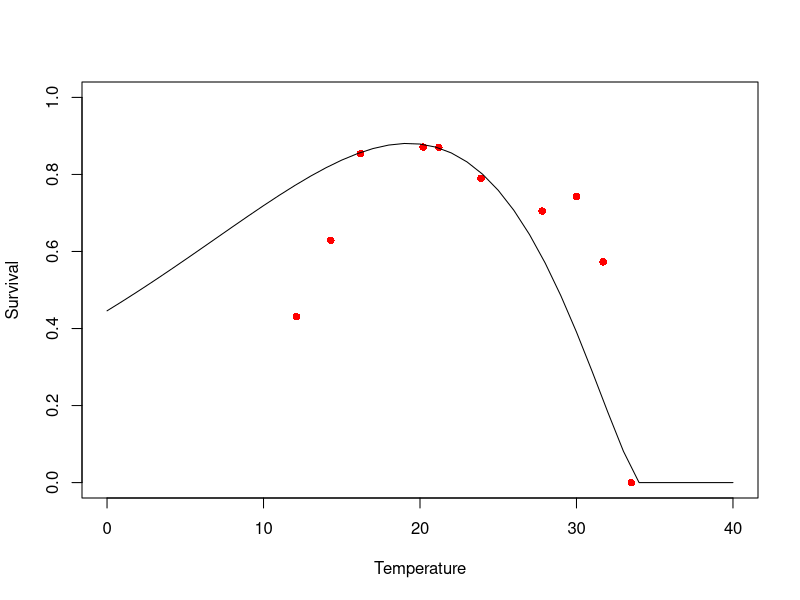

Write the R code that produced this figure.
#############################################################
## Code to fit curve to Baetidae spp mortality rates to data
#############################################################

library(readxl)
library(minpack.lm)
library(tidyverse)
library(car)
library(boot)
BAETVitalRates <- read_excel("VitalRates.xlsx", sheet = "Baetid Mortality Rates")
BAETVitalRates <- as.data.frame(BAETVitalRates)

flow.surv.fit <- function(magnitude, mortality, Qmin){
  x <- magnitude # rename x and y
  y <- 1 - mortality # convert to survival
  df <- as.data.frame(cbind(x,y))
  df <- rbind(df, c(Qmin, 1.11))  # make sure we specify that we have 100% survival at Qmin (0.25)
  nls.fit <- nlsLM(formula = (y ~ k* exp(-h*x)), data = df, start = c(k = 1, h = 1)) # fit to negative exponential function
  return(nls.fit)
}

flow.surv.rate <- function(h, k, max, min, interval, Qmin) {
  Q <- seq(min, max, by = interval)
  surv <- k*(exp(-h*Q))
  surv.df <- as.data.frame(cbind(Q, surv))
  surv.df$surv[which(surv.df$Q <= Qmin)] <- 1
  return(surv.df)
}

surv.fit.BAET <- flow.surv.fit(BAETVitalRates$`Max Event Discharge/Bankfull Discharge`, BAETVitalRates$Mortality, 0.25)
surv.df.BAET <- flow.surv.rate(surv.fit.BAET$m$getPars()[2] , surv.fit.BAET$m$getPars()[1], 4, 0.001, 0.001, 0.25)

# Calculate Development Time Based on Literature
BAETDevRates <- read_excel("VitalRates.xlsx", sheet = "Baetid Development")
BAETDevRates <- as.data.frame(BAETDevRates)
polyfit <- nlsLM(DevelopmentTime ~ a*Temperature^4 + b* Temperature ^3 + c*Temperature ^2 +d*Temperature  + e, data = BAETDevRates, start = c(a = 1, b =1, c = 1, d = 1, e = 1))

devtime <- function(x){
  a <- 2.525e-03*x^4 -2.508e-01*x^3+  9.379e+00*x^2 -1.580e+02*x +  1.040e+03 
  return(a)
}

MaturationRate <- function(x){
  a <- 1/x
  return(a)
}

# Calculate Temperature Dependent Survival
BAETSurvRate <- read_excel("VitalRates.xlsx", sheet = "Baetid Survival Rates")
BAETSurvRate <- as.data.frame(BAETSurvRate)
#fit <- nlsLM(logit(Survival) ~ a*Temperature^4 + b*Temperature^3 + c*Temperature^2 + d*Temperature + e, data = BAETSurvRate, start = c(a = 1, b = 1, c = 1, d = 1, e = 1))
#inv.logit(predict(fit))
#-0.02837*x^2 + 1.21299*x  -10.92723
# TempSurv <- function(n){
#   a <-  -0.05795*n^2 + 2.40764*n -21.94990
#   return(inv.logit(a))
# }
# 
# TempSurv <- function(n){
#   a <- -8.939e-05*n^4+  5.500e-03*n^3 -1.199e-01*n^2+  1.249e+00*n -5.109e+00
#   return(inv.logit(a))
# }
# # 
min.RSS <- function(par){
  mod <- dnbinom(as.integer(-BAETSurvRate$Temperature + 34), size = par[2], prob = par[1])
  a <- sum(BAETSurvRate$Survival - (mod*(max(BAETSurvRate$Survival)/max(mod))))^2
}
params <- optim(par = c(0.2, 4), fn = min.RSS, method = "BFGS")

TempSurv <- function(n){
  if (n <= 0){
    a <- 0
  }else {
  a <-  dnbinom(as.integer(-n + 34), size = params$par[2] , prob = params$par[1])*(max(BAETSurvRate$Survival)/max(dnbinom(as.integer(-BAETSurvRate$Temperature + 34), size =params$par[2], prob = params$par[1])))
  }
   return((a))
}


# ggplot(surv.df.BAET, aes(x = Q, y = surv))+
#   geom_line()+
#   geom_point(data = BAETVitalRates, aes(x = `Max Event Discharge/Bankfull Discharge` , y = 1-(Mortality), color = Citation))+
#   #coord_cartesian(ylim = c(0,1)) +
#   ylab('Immediate Post-Disturbance Survival') +
#   theme_bw()+
#   xlab('`Max Event Discharge/Bankfull Discharge`')
# 
# 
tem <- seq(0, 40, by = 1)
plot(BAETSurvRate$Temperature, BAETSurvRate$Survival, col = "red", pch = 16, xlab = "Temperature", ylab = "Survival", xlim = c(0,40), ylim = c(0, 1))
#plot(tem, TempSurv(tem))
lines(tem,  dnbinom(as.integer(-tem + 33), size = params$par[2] , prob = params$par[1])*(max(BAETSurvRate$Survival)/max(dnbinom(as.integer(-BAETSurvRate$Temperature + 33), size =params$par[2], prob = params$par[1]))))
# plot(temp, s, xlab = "Temperature C", ylab = "Survival", col = "red", pch = 16, cex = 1.5, xlim = c(0,40), ylim = c(0,1))
# points(temp, predict(fit.betalogit), col = "blue", pch = 1)
# points(temp, inv.logit(predict(fit4)), col = "hotpink", pch = 2)
# points(temp, inv.logit(predict(fit2)), col = "green", pch = 5)     
# legend(-0.5, 1, legend=c("Data", "Beta Regression 2D Poly", "Logit 4D Poly", "Logit 2D Poly"),
#        col=c("red", "blue", "hotpink", "green"), pch=c(16, 1, 2, 5), cex=0.8)     
